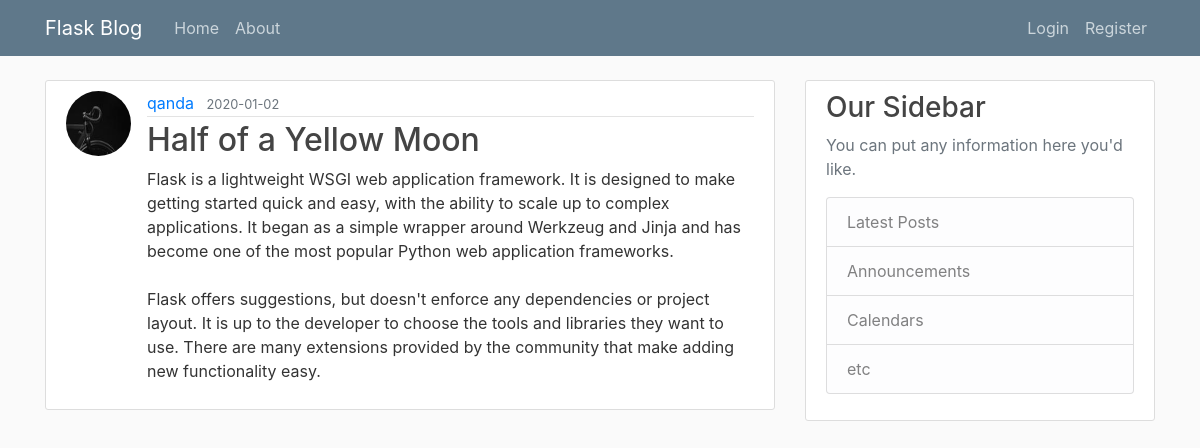
/post/1, run on the app's committed database.
### flaskblog/models.py (models this page shows, shortened)
class User(db.Model, UserMixin):
    id = db.Column(db.Integer, primary_key=True)
    username = db.Column(db.String(20), unique=True, nullable=False)
    email = db.Column(db.String(120), unique=True, nullable=False)
    image_file = db.Column(db.String(20), nullable=False,
                           default='default.jpg')
    password = db.Column(db.String(60), nullable=False)
    posts = db.relationship('Post', backref='author', lazy=True)

class Post(db.Model):
    id = db.Column(db.Integer, primary_key=True)
    title = db.Column(db.String(100), nullable=False)
    date_posted = db.Column(db.DateTime, nullable=False,
                            default=datetime.utcnow)
    content = db.Column(db.Text, nullable=False)
    user_id = db.Column(db.Integer, db.ForeignKey('user.id'), nullable=False)

### flaskblog/routes.py (the view)
@app.route('/post/<int:post_id>')
def post(post_id):
    post = Post.query.get_or_404(post_id)
    return render_template('post.html', title=post.title, post=post)

### flaskblog/templates/post.html (shortened to what this page needs)
{% extends "layout.html" %}
{% block content %}
<article class="media content-section">
    <img class="rounded-circle article-img"
        src="{{ url_for('static', filename='profile_pics/' + post.author.image_file) }}">
    <div class="media-body">
        <div class="article-metadata">
            <a class="mr-2" href="#">{{ post.author.username }}</a>
            <small class="text-muted">{{ post.date_posted.strftime('%Y-%m-%d') }}</small>
        </div>
        <h2 class="article-title">{{ post.title }}</h2>
        <p class="article-content">{{ post.content }}</p>
    </div>
</article>
{% endblock content %}

### flaskblog/static/main.css (style rules this page uses)
body { background: #fafafa; color: #333333; margin-top: 5rem; }
h1, h2, h3, h4, h5, h6 { color: #444444; }
.content-section { background: #ffffff; padding: 10px 20px; border: 1px solid #dddddd; border-radius: 3px; margin-bottom: 20px; }
.article-title { color: #444444; }
.article-content { white-space: pre-line; }
.article-img { height: 65px; width: 65px; margin-right: 16px; }
.article-metadata { padding-bottom: 1px; margin-bottom: 4px; border-bottom: 1px solid #e3e3e3 }

### data on the page
User: image_file (placeholder picture), author.username "qanda"
Post: date_posted "2020-01-02", title "Half of a Yellow Moon", content "Flask is a lightweight WSGI web application framework. It is designed to make getting started quick and easy, with the ability to scale up to complex applications. It began as a simple wrapper around Werkzeug and Jinja and has become one of the most popular Python web application frameworks. Flask offers suggestions, but doesn't enforce any dependencies or project layout. It is up to the developer to choose the tools and libraries they want to use. There are many extensions provided by the community that make adding new functionality easy."
